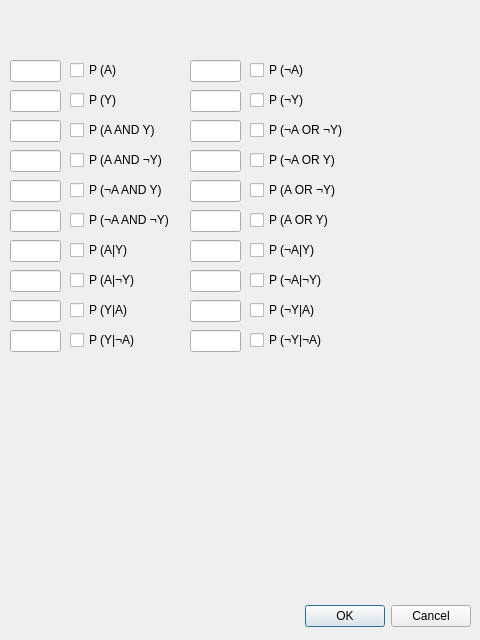
<?xml version="1.0" encoding="UTF-8"?>
<ui version="4.0">
 <class>Dialog</class>
 <widget class="QDialog" name="Dialog">
  <property name="geometry">
   <rect>
    <x>0</x>
    <y>0</y>
    <width>480</width>
    <height>640</height>
   </rect>
  </property>
  <property name="windowTitle">
   <string>Dialog</string>
  </property>
  <widget class="QDialogButtonBox" name="buttonBox">
   <property name="geometry">
    <rect>
     <x>10</x>
     <y>600</y>
     <width>461</width>
     <height>32</height>
    </rect>
   </property>
   <property name="orientation">
    <enum>Qt::Horizontal</enum>
   </property>
   <property name="standardButtons">
    <set>QDialogButtonBox::Cancel|QDialogButtonBox::Ok</set>
   </property>
  </widget>
  <widget class="QLineEdit" name="a_box">
   <property name="geometry">
    <rect>
     <x>10</x>
     <y>60</y>
     <width>51</width>
     <height>22</height>
    </rect>
   </property>
  </widget>
  <widget class="QCheckBox" name="a_known_box">
   <property name="geometry">
    <rect>
     <x>70</x>
     <y>60</y>
     <width>121</width>
     <height>20</height>
    </rect>
   </property>
   <property name="text">
    <string>P (A)</string>
   </property>
  </widget>
  <widget class="QLineEdit" name="y_box">
   <property name="geometry">
    <rect>
     <x>10</x>
     <y>90</y>
     <width>51</width>
     <height>22</height>
    </rect>
   </property>
  </widget>
  <widget class="QCheckBox" name="y_known_box">
   <property name="geometry">
    <rect>
     <x>70</x>
     <y>90</y>
     <width>121</width>
     <height>20</height>
    </rect>
   </property>
   <property name="text">
    <string>P (Y)</string>
   </property>
  </widget>
  <widget class="QLineEdit" name="a_AND_y_box">
   <property name="geometry">
    <rect>
     <x>10</x>
     <y>120</y>
     <width>51</width>
     <height>22</height>
    </rect>
   </property>
  </widget>
  <widget class="QCheckBox" name="a_AND_y_known_box">
   <property name="geometry">
    <rect>
     <x>70</x>
     <y>120</y>
     <width>121</width>
     <height>20</height>
    </rect>
   </property>
   <property name="text">
    <string>P (A AND Y)</string>
   </property>
  </widget>
  <widget class="QLineEdit" name="b_box">
   <property name="geometry">
    <rect>
     <x>190</x>
     <y>60</y>
     <width>51</width>
     <height>22</height>
    </rect>
   </property>
  </widget>
  <widget class="QCheckBox" name="b_known_box">
   <property name="geometry">
    <rect>
     <x>250</x>
     <y>60</y>
     <width>121</width>
     <height>20</height>
    </rect>
   </property>
   <property name="text">
    <string>P (¬A)</string>
   </property>
  </widget>
  <widget class="QLineEdit" name="z_box">
   <property name="geometry">
    <rect>
     <x>190</x>
     <y>90</y>
     <width>51</width>
     <height>22</height>
    </rect>
   </property>
  </widget>
  <widget class="QCheckBox" name="z_known_box">
   <property name="geometry">
    <rect>
     <x>250</x>
     <y>90</y>
     <width>121</width>
     <height>20</height>
    </rect>
   </property>
   <property name="text">
    <string>P (¬Y)</string>
   </property>
  </widget>
  <widget class="QLineEdit" name="b_OR_z_box">
   <property name="geometry">
    <rect>
     <x>190</x>
     <y>120</y>
     <width>51</width>
     <height>22</height>
    </rect>
   </property>
  </widget>
  <widget class="QCheckBox" name="b_OR_z_known_box">
   <property name="geometry">
    <rect>
     <x>250</x>
     <y>120</y>
     <width>121</width>
     <height>20</height>
    </rect>
   </property>
   <property name="text">
    <string>P (¬A OR ¬Y)</string>
   </property>
  </widget>
  <widget class="QCheckBox" name="b_OR_y_known_box">
   <property name="geometry">
    <rect>
     <x>250</x>
     <y>150</y>
     <width>121</width>
     <height>20</height>
    </rect>
   </property>
   <property name="text">
    <string>P (¬A OR Y)</string>
   </property>
  </widget>
  <widget class="QLineEdit" name="b_OR_y_box">
   <property name="geometry">
    <rect>
     <x>190</x>
     <y>150</y>
     <width>51</width>
     <height>22</height>
    </rect>
   </property>
  </widget>
  <widget class="QLineEdit" name="a_AND_z_box">
   <property name="geometry">
    <rect>
     <x>10</x>
     <y>150</y>
     <width>51</width>
     <height>22</height>
    </rect>
   </property>
  </widget>
  <widget class="QCheckBox" name="a_AND_z_known_box">
   <property name="geometry">
    <rect>
     <x>70</x>
     <y>150</y>
     <width>121</width>
     <height>20</height>
    </rect>
   </property>
   <property name="text">
    <string>P (A AND ¬Y)</string>
   </property>
  </widget>
  <widget class="QCheckBox" name="a_OR_z_known_box">
   <property name="geometry">
    <rect>
     <x>250</x>
     <y>180</y>
     <width>121</width>
     <height>20</height>
    </rect>
   </property>
   <property name="text">
    <string>P (A OR ¬Y)</string>
   </property>
  </widget>
  <widget class="QLineEdit" name="b_AND_y_box">
   <property name="geometry">
    <rect>
     <x>10</x>
     <y>180</y>
     <width>51</width>
     <height>22</height>
    </rect>
   </property>
  </widget>
  <widget class="QLineEdit" name="a_OR_z_box">
   <property name="geometry">
    <rect>
     <x>190</x>
     <y>180</y>
     <width>51</width>
     <height>22</height>
    </rect>
   </property>
  </widget>
  <widget class="QCheckBox" name="b_AND_y_known_box">
   <property name="geometry">
    <rect>
     <x>70</x>
     <y>180</y>
     <width>121</width>
     <height>20</height>
    </rect>
   </property>
   <property name="text">
    <string>P (¬A AND Y)</string>
   </property>
  </widget>
  <widget class="QCheckBox" name="a_OR_y_known_box">
   <property name="geometry">
    <rect>
     <x>250</x>
     <y>210</y>
     <width>121</width>
     <height>20</height>
    </rect>
   </property>
   <property name="text">
    <string>P (A OR Y)</string>
   </property>
  </widget>
  <widget class="QLineEdit" name="b_AND_z_box">
   <property name="geometry">
    <rect>
     <x>10</x>
     <y>210</y>
     <width>51</width>
     <height>22</height>
    </rect>
   </property>
  </widget>
  <widget class="QCheckBox" name="b_AND_z_known_box">
   <property name="geometry">
    <rect>
     <x>70</x>
     <y>210</y>
     <width>121</width>
     <height>20</height>
    </rect>
   </property>
   <property name="text">
    <string>P (¬A AND ¬Y)</string>
   </property>
  </widget>
  <widget class="QLineEdit" name="a_OR_y_box">
   <property name="geometry">
    <rect>
     <x>190</x>
     <y>210</y>
     <width>51</width>
     <height>22</height>
    </rect>
   </property>
  </widget>
  <widget class="QCheckBox" name="b_GIVEN_y_known_box">
   <property name="geometry">
    <rect>
     <x>250</x>
     <y>240</y>
     <width>121</width>
     <height>20</height>
    </rect>
   </property>
   <property name="text">
    <string>P (¬A|Y)</string>
   </property>
  </widget>
  <widget class="QLineEdit" name="b_GIVEN_y_box">
   <property name="geometry">
    <rect>
     <x>190</x>
     <y>240</y>
     <width>51</width>
     <height>22</height>
    </rect>
   </property>
  </widget>
  <widget class="QCheckBox" name="a_GIVEN_y_known_box">
   <property name="geometry">
    <rect>
     <x>70</x>
     <y>240</y>
     <width>121</width>
     <height>20</height>
    </rect>
   </property>
   <property name="text">
    <string>P (A|Y)</string>
   </property>
  </widget>
  <widget class="QLineEdit" name="a_GIVEN_y_box">
   <property name="geometry">
    <rect>
     <x>10</x>
     <y>240</y>
     <width>51</width>
     <height>22</height>
    </rect>
   </property>
  </widget>
  <widget class="QCheckBox" name="b_GIVEN_z_known_box">
   <property name="geometry">
    <rect>
     <x>250</x>
     <y>270</y>
     <width>121</width>
     <height>20</height>
    </rect>
   </property>
   <property name="text">
    <string>P (¬A|¬Y)</string>
   </property>
  </widget>
  <widget class="QLineEdit" name="a_GIVEN_z_box">
   <property name="geometry">
    <rect>
     <x>10</x>
     <y>270</y>
     <width>51</width>
     <height>22</height>
    </rect>
   </property>
  </widget>
  <widget class="QLineEdit" name="b_GIVEN_z_box">
   <property name="geometry">
    <rect>
     <x>190</x>
     <y>270</y>
     <width>51</width>
     <height>22</height>
    </rect>
   </property>
  </widget>
  <widget class="QCheckBox" name="a_GIVEN_z_known_box">
   <property name="geometry">
    <rect>
     <x>70</x>
     <y>270</y>
     <width>121</width>
     <height>20</height>
    </rect>
   </property>
   <property name="text">
    <string>P (A|¬Y)</string>
   </property>
  </widget>
  <widget class="QLineEdit" name="y_GIVEN_b_box">
   <property name="geometry">
    <rect>
     <x>10</x>
     <y>330</y>
     <width>51</width>
     <height>22</height>
    </rect>
   </property>
  </widget>
  <widget class="QCheckBox" name="y_GIVEN_b_known_box">
   <property name="geometry">
    <rect>
     <x>70</x>
     <y>330</y>
     <width>121</width>
     <height>20</height>
    </rect>
   </property>
   <property name="text">
    <string>P (Y|¬A)</string>
   </property>
  </widget>
  <widget class="QLineEdit" name="z_GIVEN_b_box">
   <property name="geometry">
    <rect>
     <x>190</x>
     <y>330</y>
     <width>51</width>
     <height>22</height>
    </rect>
   </property>
  </widget>
  <widget class="QCheckBox" name="z_GIVEN_a_known_box">
   <property name="geometry">
    <rect>
     <x>250</x>
     <y>300</y>
     <width>121</width>
     <height>20</height>
    </rect>
   </property>
   <property name="text">
    <string>P (¬Y|A)</string>
   </property>
  </widget>
  <widget class="QLineEdit" name="y_GIVEN_a_box">
   <property name="geometry">
    <rect>
     <x>10</x>
     <y>300</y>
     <width>51</width>
     <height>22</height>
    </rect>
   </property>
  </widget>
  <widget class="QLineEdit" name="z_GIVEN_a_box">
   <property name="geometry">
    <rect>
     <x>190</x>
     <y>300</y>
     <width>51</width>
     <height>22</height>
    </rect>
   </property>
  </widget>
  <widget class="QCheckBox" name="y_GIVEN_a_known_box">
   <property name="geometry">
    <rect>
     <x>70</x>
     <y>300</y>
     <width>121</width>
     <height>20</height>
    </rect>
   </property>
   <property name="text">
    <string>P (Y|A)</string>
   </property>
  </widget>
  <widget class="QCheckBox" name="b_GIVEN_z_known_box_2">
   <property name="geometry">
    <rect>
     <x>250</x>
     <y>330</y>
     <width>121</width>
     <height>20</height>
    </rect>
   </property>
   <property name="text">
    <string>P (¬Y|¬A)</string>
   </property>
  </widget>
 </widget>
 <resources/>
 <connections>
  <connection>
   <sender>buttonBox</sender>
   <signal>accepted()</signal>
   <receiver>Dialog</receiver>
   <slot>accept()</slot>
   <hints>
    <hint type="sourcelabel">
     <x>248</x>
     <y>254</y>
    </hint>
    <hint type="destinationlabel">
     <x>157</x>
     <y>274</y>
    </hint>
   </hints>
  </connection>
  <connection>
   <sender>buttonBox</sender>
   <signal>rejected()</signal>
   <receiver>Dialog</receiver>
   <slot>reject()</slot>
   <hints>
    <hint type="sourcelabel">
     <x>316</x>
     <y>260</y>
    </hint>
    <hint type="destinationlabel">
     <x>286</x>
     <y>274</y>
    </hint>
   </hints>
  </connection>
 </connections>
</ui>
